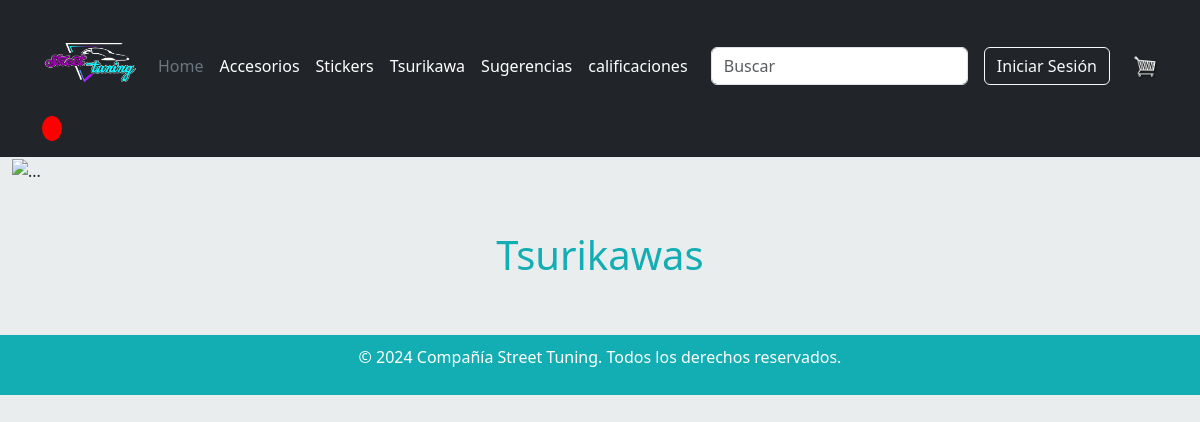
Before: /pagTsurikawa with the older database file.
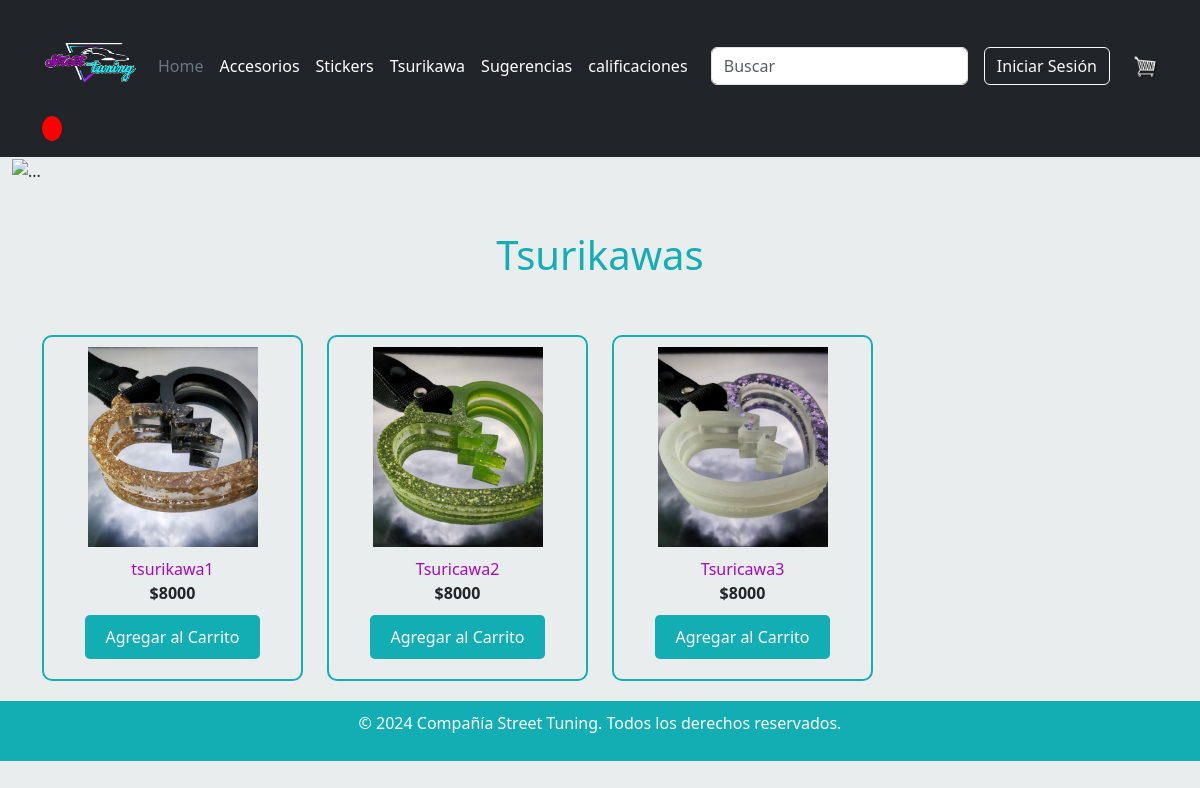
After: the same page with the newer database file.
### appweb/models.py (models this page shows, shortened)
class Producto(models.Model):
    id_producto = models.UUIDField(primary_key=True, default=uuid.uuid4, editable=False)
    nombre = models.CharField(max_length=4000)
    cantidad = models.IntegerField()
    precio = models.IntegerField()
    categoria = models.ForeignKey(Categoria, on_delete=models.CASCADE)
    foto = models.ImageField(upload_to="producto",null=True)

### appweb/views.py (the view)
# urls.py: path('pagTsurikawa', pagTsurikawa, name="pagTsurikawa"),
def pagTsurikawa(request):
    tsurikawa = Producto.objects.filter(categoria__id_categoria='b71c5013-d436-4e2b-902d-690b822080dd')
    data ={
        'tsurikawa' : tsurikawa
    }
    return render(request, "pagTsurikawa.html",data)

### appweb/context_processors.py (called while the page is built)
def carrito_items(request):
    if request.user.is_authenticated:
        try:
            cliente = Cliente.objects.get(usuario=request.user)
            orden, created = Orden.objects.get_or_create(cliente=cliente, complete=False)
            carritoItems = orden.get_carrito_items
        except Cliente.DoesNotExist:
            carritoItems = 0
    else:
        carritoItems = 0
    return {'carritoItems': carritoItems}

### appweb/templates/pagTsurikawa.html (shortened to what this page needs)
{% extends 'base.html' %}
{% load static %}
{% block contenido %}
<head>
</head>
<div class="pag-accesorios">
    <div class="container-fluid">
        <img src="{% static './imagenes/principalTsurikawa.png' %}" class="img-fluid" alt="...">
    </div>
    <div class="container">
        <br>
        <br>
        <h1>Tsurikawas</h1>
        <br>
        <br>
        <div class="row">
            {% for p in tsurikawa %}
            <div class="col-md-3">
                <div class="catalog-item text-center">
                    {% if p.foto %}
                    <img width="170" height="350" src="{{ p.foto.url }}" class="img-responsive wp-post-image"
                        alt="LuzDeSecuencia" class="img-fluid">
                    {% else %}
                    <img width="270" height="350" src="" class="img-responsive wp-post-image" alt="LuzDeSecuencia"
                        class="img-fluid">
                    {% endif %}
                    <div class="catalog-item-title">{{ p.nombre }}</div>
                    <div class="catalog-item-price">${{ p.precio|floatformat:0 }}</div>
                    <div class="add-to-cart">
                        <button data-p="{{ p.id_producto }}" data-action="add" class="btn-agregar add-btn update-cart">
                            Agregar al Carrito
                        </button>
                    </div>
                </div>
            </div>
            {% endfor %}
        </div>
    </div>
</div>
{% endblock %}

### appweb/templates/base.html (shortened to what this page needs)
<!DOCTYPE html>
<html lang="en">
<head>
  <link href="https://cdn.jsdelivr.net/npm/bootstrap@5.3.3/dist/css/bootstrap.min.css" rel="stylesheet"
>
    <link rel="stylesheet" href="https://cdnjs.cloudflare.com/ajax/libs/font-awesome/4.7.0/css/font-awesome.min.css">
  {% load static %}
  <link rel="stylesheet" type="text/css" href="{% static 'css/style.css' %}">
  <link href="https://cdn.jsdelivr.net/npm/bootstrap-icons@1.8.0/font/bootstrap-icons.css" rel="stylesheet">
  <link rel="stylesheet" href="https://cdnjs.cloudflare.com/ajax/libs/font-awesome/4.7.0/css/font-awesome.min.css">
</head>
<body style="background-color:#EAEDED ;">
  <header class="p-3 text-bg-dark">
    <div class="container">
      <div class="d-flex flex-wrap align-items-center justify-content-center justify-content-lg-start">
        <a href="{% url 'home' %}" class="d-flex align-items-center mb-2 mb-lg-0 text-white text-decoration-none">
          <img src="{% static 'imagenes/logotienda.png' %}" class="bi me-2" width="100" height="100" />
        </a>
        <ul class="nav col-12 col-lg-auto me-lg-auto mb-2 justify-content-center mb-md-0">
          <li><a href="{% url 'home' %}" class="nav-link px-2 text-secondary">Home</a></li>
          <li><a href="{% url 'pagAccesorios' %}" class="nav-link px-2 text-white">Accesorios</a></li>
          <li><a href="{% url 'pagStickers' %}" class="nav-link px-2 text-white">Stickers</a></li>
          <li><a href="{% url 'pagTsurikawa' %}" class="nav-link px-2 text-white">Tsurikawa</a></li>
          <li><a href="{% url 'pagOpiniones' %}" class="nav-link px-2 text-white">Sugerencias</a></li>
          <li><a href="{% url 'calificaciones' %}" class="nav-link px-2 text-white">calificaciones</a></li>
        </ul>
        <form class="d-flex">
          <input id="buscador" name="buscador" class="form-control me-2" type="search" placeholder="Buscar"
            aria-label="Buscar">
        </form>
        <div class="mx-2">
          <ul class="navbar-nav">
            <li class="nav-item">
              {% if user.is_authenticated %}
              <a href="{% url 'logout' %}" class="btn btn-outline-light me-2">Cerrar Sesión</a>
              <button type="button" class="btn btn-warning">Bienvenido {{user.username}}</button>
              {% else %}
              <a href="{% url 'login' %}" class="btn btn-outline-light">Iniciar Sesión</a>
              {% endif %}
            </li>
          </ul>
        </div>
        <a href="{% url 'carrito' %}">
          <img id="cart-icon" src="{% static 'imagenes/cart.png' %}" alt="Carrito de compras">
        </a>
        <span id="cart-total"></span>
      </div>
    </div>
  </header>
  <main>
    <div id="contenido">
      {% block contenido %}
      {% endblock %}
    </div>
  </main>
  <footer class="footer opinions-feedback-footer">
      <p>© 2024 Compañía Street Tuning. Todos los derechos reservados.</p>
  </footer>
</body>
</html>

### appweb/static/css/style.css (style rules this page uses)
#cart-icon { width:25px; display: inline-block; margin-left: 15px; }
#cart-total { display: block; text-align: center; color:#fff; background-color: red; width: 20px; height: 25px; border-radius: 50%; font-size: 14px; }
.pag-accesorios { background-color: #EAEDED; }
.pag-accesorios h1 { color: #13AEB4; text-align: center; }
.catalog-item { border: 2px solid #13AEB4; border-radius: 10px; padding: 10px; margin-bottom: 20px; }
.catalog-item img { max-width: 100%; height: 200px; object-fit: cover; }
.catalog-item-title { text-align: center; color: #A00CBC; margin-top: 10px; }
.catalog-item-price { text-align: center; font-weight: bold; }
.add-to-cart { display: block; margin: 10px auto; text-align: center; }
.btn-agregar { background-color: #13AEB4; color: white; border: none; padding: 10px 20px; border-radius: 5px; cursor: pointer; transition: background-color 0.3s; }

### appweb/templates/base.html (style rules this page uses)
.opinions-feedback-footer { background-color: #13AEB4; color: #fff; padding: 10px 0; text-align: center; }

Changed rows visible on the page:
added Producto: foto (picture), nombre "tsurikawa1", precio "8000"
added Producto: foto (picture), nombre "Tsuricawa2", precio "8000"
added Producto: foto (picture), nombre "Tsuricawa3", precio "8000"
